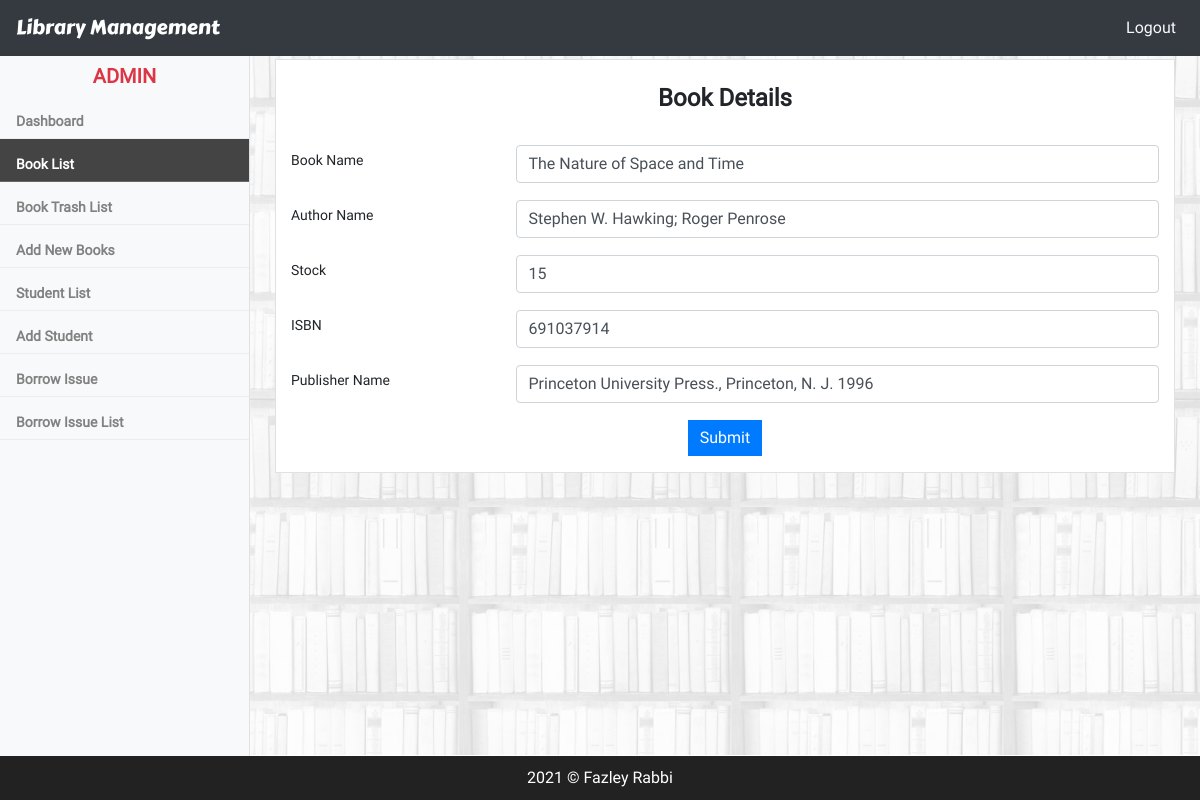
Page /editBooks.php?book_id=1&&activePage=bookList (signed in) on the committed database.
### tables this page shows
CREATE TABLE `books` (
  `id` bigint(20) NOT NULL AUTO_INCREMENT,
  `book_name` varchar(240) DEFAULT NULL,
  `isbn` bigint(20) DEFAULT NULL,
  `author` varchar(240) DEFAULT NULL,
  `publisher` varchar(255) DEFAULT NULL,
  `active_status` int(11) DEFAULT '1' COMMENT '1=active,0=not active',
  `stock` int(11) DEFAULT NULL,
  `category` varchar(200) DEFAULT NULL,
  `created_at` datetime DEFAULT NULL,
  `updated_at` timestamp NULL DEFAULT CURRENT_TIMESTAMP,
  PRIMARY KEY (`id`)
);

### editBooks.php (the view, shortened to what this page needs)
<?php include 'includes/headlink.php';?>
<body>
<?php include 'includes/sidebar.php';?>
<?php include 'includes/navbar.php';?>
    <div class="main_section">
        <div class="container">
            <div class="row">
                <form class="d-block mx-auto border col-12 mt-1 mb-5 m-height200" action="action/manageBooksAction.php" method="post">
                    <h4 class="d-block text-center p-4 font-weight-bold">Book Details</h4>
                    <?php
                    if (isset($_GET['book_id']))
                    {
                        $book_id=$_GET['book_id'];
                    }
                    $book_details = "SELECT * from books where id=$book_id";
                    $row=$conn->query($book_details);
                    if ($row->num_rows>0) {
                        while ($data = $row->fetch_assoc()) { ?>
                    <div class="form-group row">
                        <label class="col-md-3 col-form-label-sm">Book Name</label>
                        <div class="col-md-9">
                            <input type="text" value="<?php echo $data['book_name']?>" name="bookname" class="form-control" placeholder="Enter Name" required>
                        </div>
                    </div>
                    <div class="form-group row">
                        <label class="col-md-3 col-form-label-sm">Author Name</label>
                        <div class="col-md-9">
                            <input type="text" value="<?php echo $data['author']?>" name="author" class="form-control" placeholder="Author Name" required>
                        </div>
                    </div>
                    <div class="form-group row">
                        <label class="col-md-3 col-form-label-sm">Stock</label>
                        <div class="col-md-9">
                            <input type="number" value="<?php echo $data['stock']?>" min="1" name="stock" class="form-control" placeholder="Copy of books" required>
                        </div>
                    </div>
                    <div class="form-group row">
                        <label class="col-md-3 col-form-label-sm">ISBN</label>
                        <div class="col-md-9">
                            <input type="text" value="<?php echo $data['isbn']?>" name="isbn" class="form-control" placeholder="ISBN number">
                        </div>
                    </div>
                    <div class="form-group row">
                        <label class="col-md-3 col-form-label-sm">Publisher Name</label>
                        <div class="col-md-9">
                            <input type="text" value="<?php echo $data['publisher']?>" name="publisher" class="form-control" placeholder="Publisher Name">
                        </div>
                    </div>
                    <div class="form-group row">
                        <div class="col-md-12 text-center">
                            <button type="submit" name="update" class="btn btn-primary">Submit</button>
                        </div>
                    </div>
                      <?php }
                    }
                    ?>
                </form>
            </div>
        </div>
    </div>
<?php include 'includes/footer_link.php';?>
</body>
<html>

### assets/css/style.css (style rules this page uses)
.container { width: 900px; }
table,form { background: #fff; }
body { font-family: "Roboto", sans-serif; }
button { border:0 !important; border-radius: 0 !important; }
.main_section { margin-top: 55px; margin-bottom: 20px; margin-left: 250px; font-size: 15px; padding: 0px 25px; background-size: cover; background-attachment: fixed; background-position: top; background-image: linear-gradient(rgba(255,255,255,0.85), rgba(255,255,255,0.85)) ,url(../../images/bookshelf3.jpg); min-height: 700px; background-repeat: no-repeat; }
.m-height200 { min-height: 200px; }

### rows in the picture
books: bookname "The Nature of Space and Time", author "Stephen W. Hawking; Roger Penrose", stock "15", isbn "691037914", publisher "Princeton University Press., Princeton, N. J. 1996"

### other values in the picture
$_SESSION['user'] "ADMIN"
